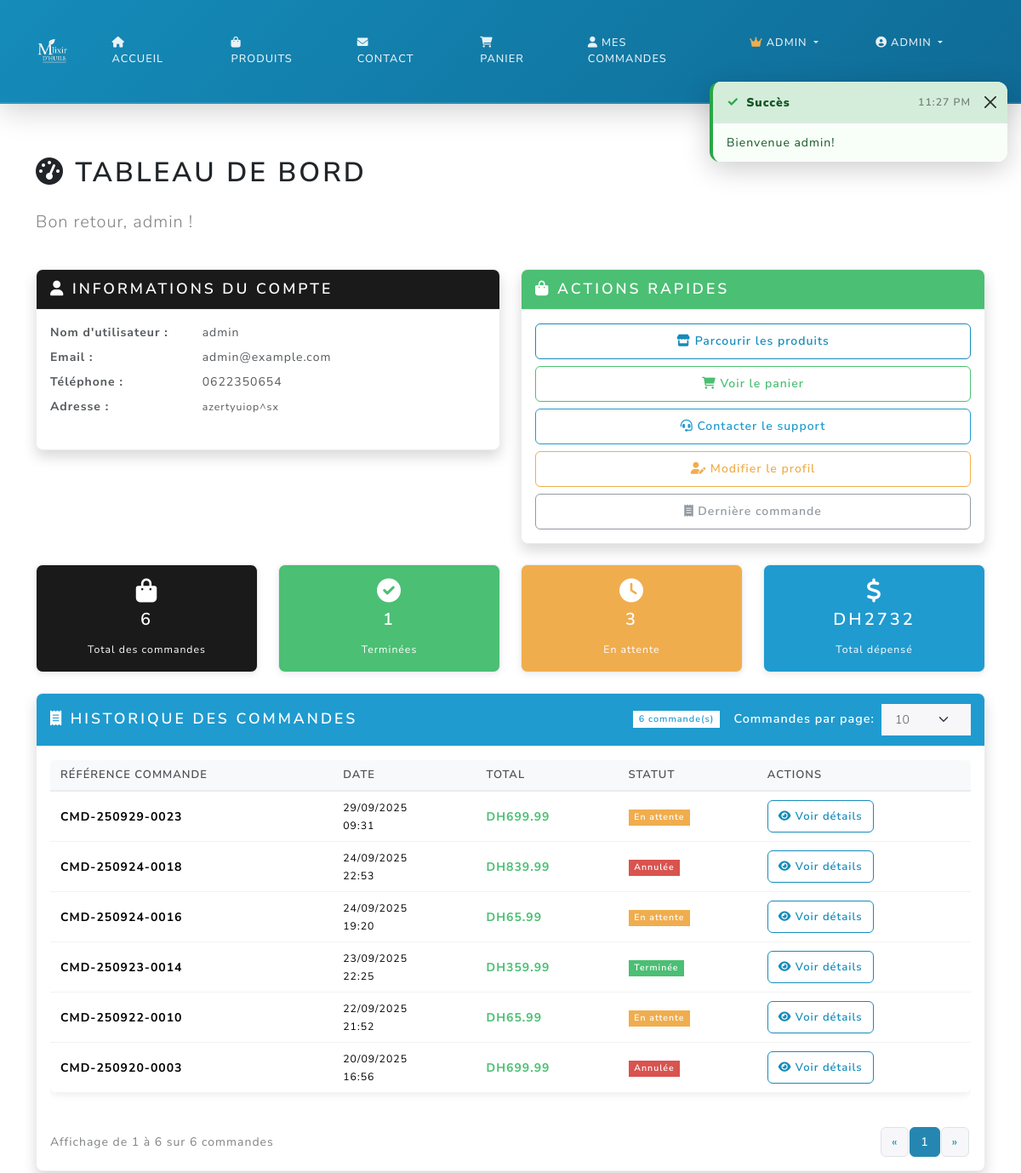
Page /dashboard (signed in, upper part) on the earlier database version.
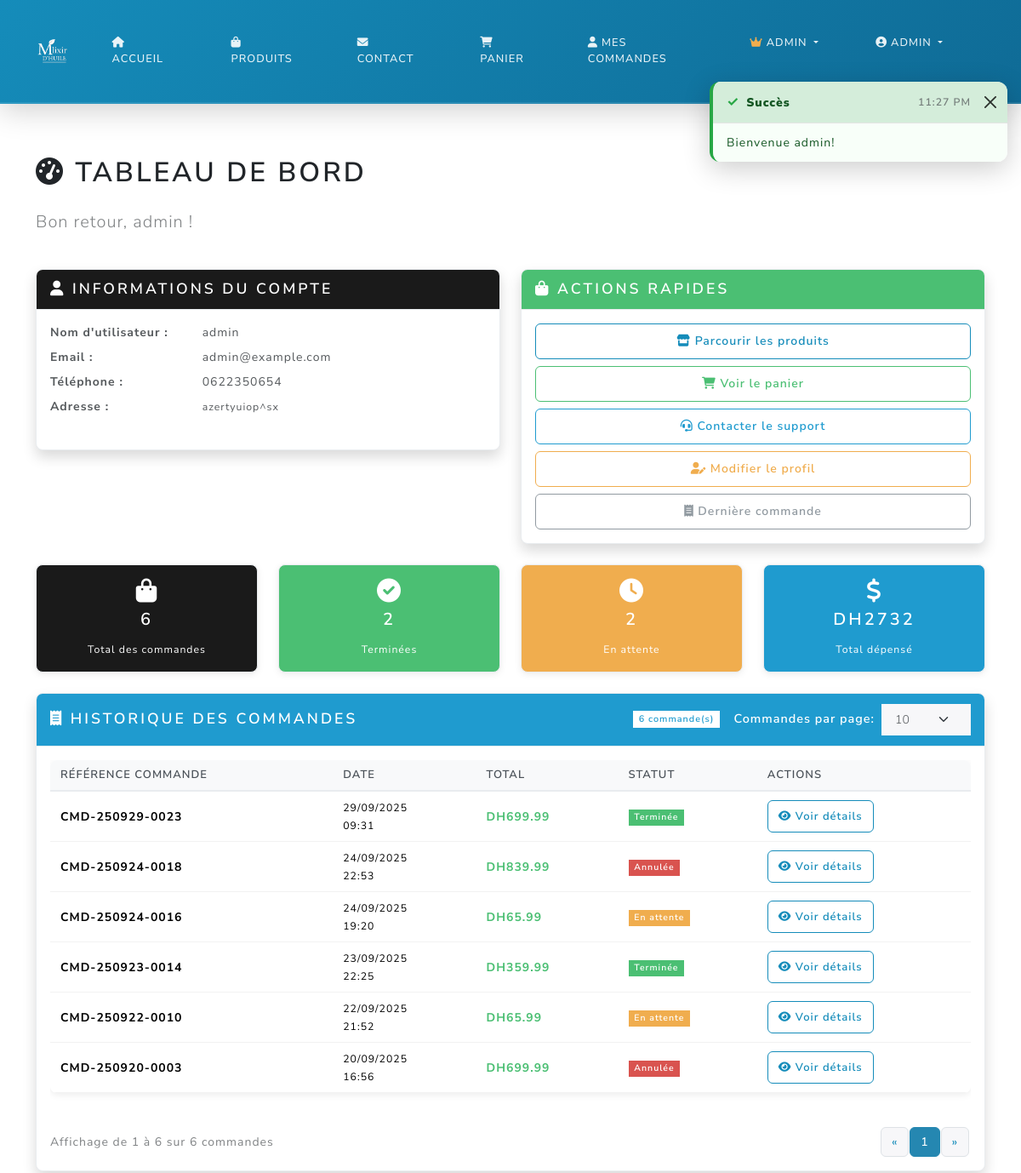
Same page on the later database version.
### main.py (models this page shows, shortened)
class Order(db.Model):
    id = db.Column(db.Integer, primary_key=True)
    user_id = db.Column(db.Integer, db.ForeignKey('user.id'), nullable=False)
    total = db.Column(db.Float, nullable=False)
    status = db.Column(db.String(20), default='pending')
    created_at = db.Column(db.DateTime, default=db.func.current_timestamp())
    @property
    def title(self):
        if self.created_at:
            date_str = self.created_at.strftime('%y%m%d')
            return f"CMD-{date_str}-{str(self.id).zfill(4)}"
        return f"CMD-{str(self.id).zfill(4)}"

### main.py (the view)
@app.route('/dashboard')
@login_required
def dashboard():
    orders = Order.query.filter_by(user_id=current_user.id).order_by(Order.created_at.desc()).all()
    return render_template('dashboard.html', orders=orders)

### main.py (called while the page is built, shortened)
@login_manager.user_loader
def load_user(user_id):
    return User.query.get(int(user_id))

@app.context_processor
def inject_toast_messages():
    toast_message = session.pop('toast_message', None)
    toast_type = session.pop('toast_type', None)
    return {
        'toast_message': toast_message,
        'toast_type': toast_type or 'info'
    }

@app.context_processor
def inject_cart_count():
    if current_user.is_authenticated:
        try:
            from sqlalchemy import inspect
            inspector = inspect(db.engine)
            if 'cart' in inspector.get_table_names():
                cart_count = Cart.query.filter_by(user_id=current_user.id).count()
                cart_total_quantity = db.session.query(db.func.sum(Cart.quantity))\
                    .filter_by(user_id=current_user.id).scalar() or 0
                return {
                    'cart_count': cart_count,
                    'cart_total_quantity': int(cart_total_quantity)
                }
        except Exception:
            pass
    return {'cart_count': 0, 'cart_total_quantity': 0}

def get_shipping_settings():
    settings = ShippingSettings.query.first()
    return settings

### templates/dashboard.html (shortened to what the changed rows need)
{% extends "base.html" %}
{% block content %}
<div class="container py-4">
  <div class="row">
    <div class="col-12">
      <h1 class="mb-4"><i class="fas fa-tachometer-alt"></i> Tableau de bord</h1>
    </div>
  </div>
  <div class="row mb-4">
    <div class="col-md-3">
      <div class="card bg-success text-white">
        <div class="card-body text-center">
          <i class="fas fa-check-circle fa-2x mb-2"></i>
          <h4>{{ orders|selectattr('status', 'equalto', 'completed')|list|length }}</h4>
          <small>Terminées</small>
        </div>
      </div>
    </div>
    <div class="col-md-3">
      <div class="card bg-warning text-white">
        <div class="card-body text-center">
          <i class="fas fa-clock fa-2x mb-2"></i>
          <h4>{{ orders|selectattr('status', 'equalto', 'pending')|list|length }}</h4>
          <small>En attente</small>
        </div>
      </div>
    </div>
  </div>
  <div class="row">
    <div class="col-12">
      <div class="card shadow">
        <div class="card-body">
          {% if orders %}
          <div class="table-responsive">
            <table class="table table-hover">
              <thead>
                <tr>
                  <th>Référence Commande</th>
                  <th>Date</th>
                  <th>Total</th>
                  <th>Statut</th>
                  <th>Actions</th>
                </tr>
              </thead>
              <tbody id="ordersTableBody">
                {% for order in orders %}
                <tr class="order-row" data-order-id="{{ order.id }}">
                  <td>
                    <strong>
                      {% if order.title %}
                        {{ order.title }}
                      {% else %}
                        CMD-{{ order.created_at.strftime('%y%m%d') if order.created_at else '000000' }}-{{ ('%04d'|format(order.id)) }}
                      {% endif %}
                    </strong>
                  </td>
                  <td>
                    <small>
                      {{ order.created_at.strftime('%d/%m/%Y') if order.created_at else 'N/A' }}<br>
                      {{ order.created_at.strftime('%H:%M') if order.created_at else '' }}
                    </small>
                  </td>
                  <td><strong class="text-success">DH{{ "%.2f"|format(order.total) }}</strong></td>
                  <td>
                    {% if order.status == 'pending' %}
                      <span class="badge bg-warning">En attente</span>
                    {% elif order.status == 'processing' %}
                      <span class="badge bg-info">En cours</span>
                    {% elif order.status == 'shipped' %}
                      <span class="badge bg-primary">Expédiée</span>
                    {% elif order.status == 'delivered' %}
                      <span class="badge bg-success">Livrée</span>
                    {% elif order.status == 'completed' %}
                      <span class="badge bg-success">Terminée</span>
                    {% elif order.status == 'cancelled' %}
                      <span class="badge bg-danger">Annulée</span>
                    {% else %}
                      <span class="badge bg-secondary">{{ order.status.title() }}</span>
                    {% endif %}
                  </td>
                  <td>
                    <a href="{{ url_for('order_detail', order_id=order.id) }}"
                       class="btn btn-sm btn-outline-primary">
                      <i class="fas fa-eye"></i> Voir détails
                    </a>
                  </td>
                </tr>
                {% endfor %}
              </tbody>
            </table>
          </div>
          {% endif %}
        </div>
      </div>
    </div>
  </div>
</div>
{% endblock %}

Differences in the rows shown:
changed Order "CMD-250929-0023": status "En attente" → "Terminée"
Other differences:
{{ orders|selectattr('status', 'equalto', 'completed')|list|length }}: "1" → "2"
{{ orders|selectattr('status', 'equalto', 'pending')|list|length }}: "3" → "2"
